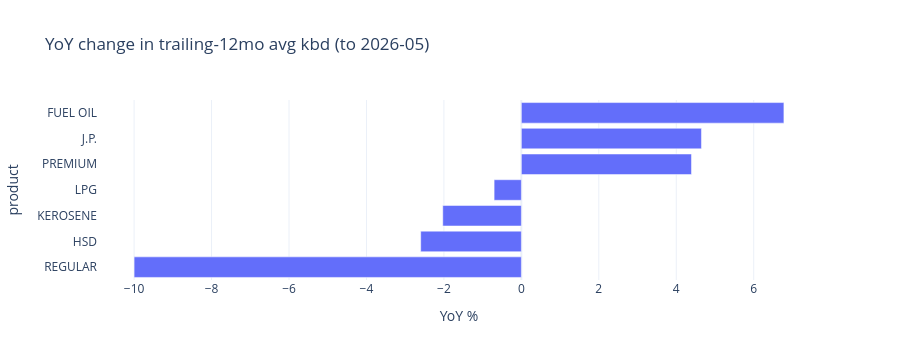

Here is the notebook cell this chart was saved with:
### Markdown cell above
## 6. Year-over-year growth (trailing 12 vs prior 12)

### Code cell
mp_full = demand[demand["product_native"].isin(MAJOR_PRODUCTS)].copy()
mp_full["label"] = mp_full["product_native"].map(DISPLAY)
last_date = mp_full["date"].max()
window_end = last_date
window_start = last_date - pd.DateOffset(months=11)
prior_end = window_start - pd.DateOffset(months=1)
prior_start = prior_end - pd.DateOffset(months=11)

def _mean_in_range(g, start, end):
    sl = g[(g["date"] >= start) & (g["date"] <= end)]
    return sl["value_kbd"].mean() if len(sl) else np.nan

rows = []
for label, g in mp_full.groupby("label"):
    cur = _mean_in_range(g, window_start, window_end)
    prev = _mean_in_range(g, prior_start, prior_end)
    yoy = (cur / prev - 1) * 100 if prev and prev > 0 else np.nan
    rows.append({"product": label, "trailing_12_avg_kbd": cur, "prior_12_avg_kbd": prev, "yoy_pct": yoy})
yoy_df = pd.DataFrame(rows).sort_values("yoy_pct")

fig = px.bar(
    yoy_df, x="yoy_pct", y="product", orientation="h",
    title=f"YoY change in trailing-12mo avg kbd (to {last_date:%Y-%m})",
    labels={"yoy_pct": "YoY %"},
)
fig.update_layout(height=360, template="plotly_white")
fig.show()
display(yoy_df.round(1))

### Figure 1 — Plotly figure (JSON) as saved in the notebook; plotly's stock layout.template omitted (floating-point values rounded to 4 significant figures)
{"data": [{"hovertemplate": "YoY %=%{x}<br>product=%{y}<extra></extra>", "legendgroup": "", "marker": {"color": "#636efa", "pattern": {"shape": ""}}, "name": "", "orientation": "h", "showlegend": false, "textposition": "auto", "type": "bar", "x": [-10.0, -2.599, -2.03, -0.7038, 4.393, 4.65, 6.779], "xaxis": "x", "y": ["REGULAR", "HSD", "KEROSENE", "LPG", "PREMIUM", "J.P.", "FUEL OIL"], "yaxis": "y"}], "layout": {"barmode": "relative", "height": 360, "legend": {"tracegroupgap": 0}, "title": {"text": "YoY change in trailing-12mo avg kbd (to 2026-05)"}, "xaxis": {"anchor": "y", "domain": [0, 1], "title": {"text": "YoY %"}}, "yaxis": {"anchor": "x", "domain": [0, 1], "title": {"text": "product"}}}}
